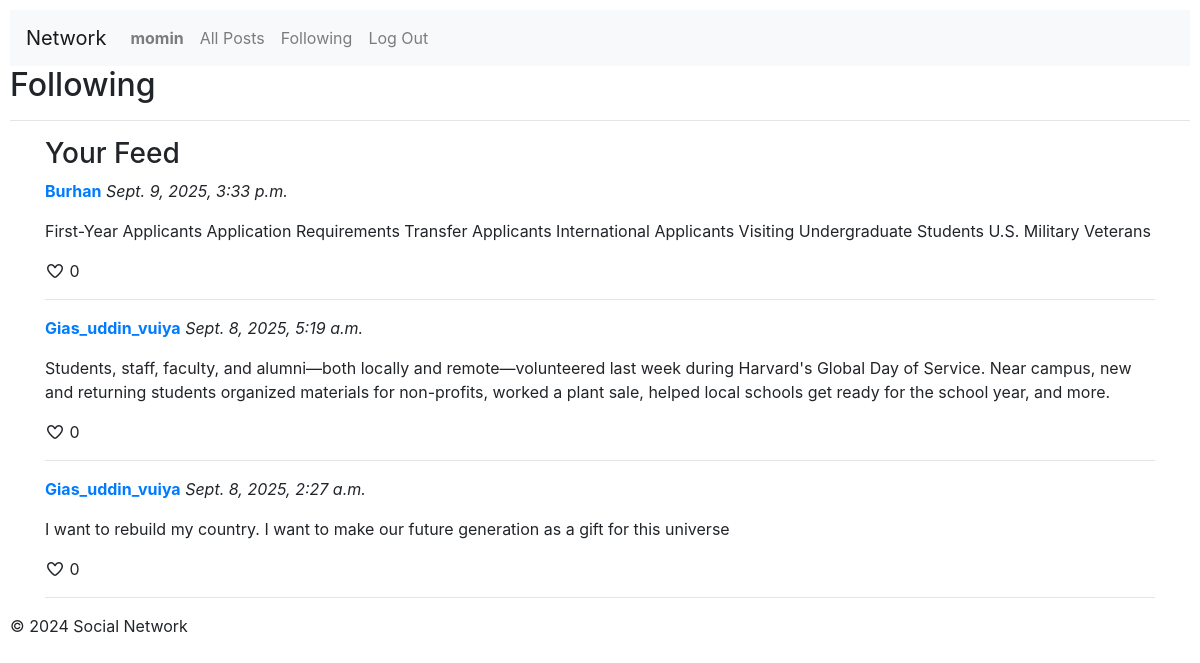
The page /following (signed in) on the database its author committed.
### network/models.py (models this page shows, shortened)
class User(AbstractUser):
    pass

class Post(models.Model):
    user = models.ForeignKey(User, on_delete=models.CASCADE, related_name="posts")
    content = models.TextField()
    timestamp = models.DateTimeField(auto_now_add=True)

### network/views.py (the view)
# urls.py: path("following", views.following, name="following"),
def following(request):
    if not request.user.is_authenticated:
        return HttpResponseRedirect(reverse("index"))
    following_users = Followers.objects.filter(follower=request.user).values_list('user', flat=True)
    posts = Post.objects.filter(user__in=following_users).order_by('-timestamp')
    return render(request, "network/following.html", {
        "posts": posts
    })

### network/templates/network/following.html
{% extends 'network/layout.html' %}
{% block body %}
    <h2>Following</h2>
    <hr>
    <div class="container">
        <h3>Your Feed</h3>
        {% for post in posts %}
            <div class="post">
                <p><strong><a href="{% url 'profile' post.user.username %}">{{ post.user.username }}</a></strong> <em>{{ post.timestamp }}</em></p>
                <p>{{ post.content }}</p>
                <i class="fa-regular fa-heart"></i> <span>0</span>
                <hr>
            </div>
        {% empty %}
            <p>No posts available from users you are following.</p>
        {% endfor %}
    </div>
{% endblock %}

### network/templates/network/layout.html (shortened to what this page needs)
{% load static %}
<!DOCTYPE html>
<html lang="en">
    <head>
        <link rel="stylesheet" href="https://stackpath.bootstrapcdn.com/bootstrap/4.4.1/css/bootstrap.min.css">
        <link rel="stylesheet" href="https://cdnjs.cloudflare.com/ajax/libs/font-awesome/7.0.1/css/all.min.css" />
        <link href="{% static 'network/styles.css' %}" rel="stylesheet">
    </head>
    <body>
        <nav class="navbar navbar-expand-lg navbar-light bg-light">
            <a class="navbar-brand" href="#">Network</a>
            <div>
              <ul class="navbar-nav mr-auto">
                {% if user.is_authenticated %}
                    <li class="nav-item">
                        <a class="nav-link" href="{% url 'profile' user.username %}"><strong>{{ user.username }}</strong></a>
                    </li>
                {% endif %}
                <li class="nav-item">
                  <a class="nav-link" href="{% url 'index' %}">All Posts</a>
                </li>
                {% if user.is_authenticated %}
                    <li class="nav-item">
                        <a class="nav-link" href="#">Following</a>
                    </li>
                    <li class="nav-item">
                        <a class="nav-link" href="{% url 'logout' %}">Log Out</a>
                    </li>
                {% endif %}
              </ul>
            </div>
          </nav>
        <div class="body">
            {% block body %}
            {% endblock %}
        </div>
        <footer>
            {% block footer %}
                <p>&copy; 2024 Social Network</p>
            {% endblock %}
        </footer>
    </body>
</html>

### network/static/network/styles.css (style rules this page uses)
body { padding: 10px; box-sizing: border-box; }
.container { margin-top: 10px; }

### rows shown on the page
User: username "momin"
Post: user.username "Burhan", timestamp "Sept. 9, 2025, 3:33 p.m.", content "First-Year Applicants Application Requirements Transfer Applicants International Applicants Visiting Undergraduate Students U.S. Military Veterans"
Post: user.username "Gias_uddin_vuiya", timestamp "Sept. 8, 2025, 5:19 a.m.", content "Students, staff, faculty, and alumni—both locally and remote—volunteered last week during Harvard's Global Day of Service. Near campus, new and returning students organized materials for non-profits, worked a plant sale, helped local schools get ready for the school year, and more."
Post: user.username "Gias_uddin_vuiya", timestamp "Sept. 8, 2025, 2:27 a.m.", content "I want to rebuild my country. I want to make our future generation as a gift for this universe"
